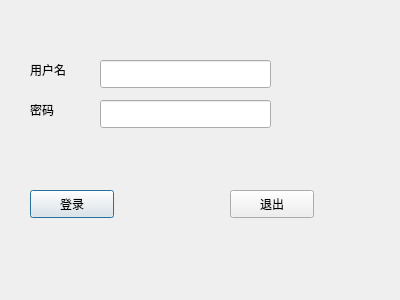
<?xml version="1.0" encoding="UTF-8"?>
<ui version="4.0">
 <class>LoginDlg</class>
 <widget class="QDialog" name="LoginDlg">
  <property name="geometry">
   <rect>
    <x>0</x>
    <y>0</y>
    <width>400</width>
    <height>300</height>
   </rect>
  </property>
  <property name="windowTitle">
   <string>Dialog</string>
  </property>
  <widget class="QLabel" name="username">
   <property name="geometry">
    <rect>
     <x>30</x>
     <y>60</y>
     <width>51</width>
     <height>20</height>
    </rect>
   </property>
   <property name="text">
    <string>用户名</string>
   </property>
  </widget>
  <widget class="QLabel" name="password">
   <property name="geometry">
    <rect>
     <x>30</x>
     <y>100</y>
     <width>41</width>
     <height>20</height>
    </rect>
   </property>
   <property name="text">
    <string>密码</string>
   </property>
  </widget>
  <widget class="QLineEdit" name="usernameEdit">
   <property name="geometry">
    <rect>
     <x>100</x>
     <y>60</y>
     <width>171</width>
     <height>28</height>
    </rect>
   </property>
  </widget>
  <widget class="QLineEdit" name="passwordEdit">
   <property name="geometry">
    <rect>
     <x>100</x>
     <y>100</y>
     <width>171</width>
     <height>28</height>
    </rect>
   </property>
   <property name="contextMenuPolicy">
    <enum>Qt::NoContextMenu</enum>
   </property>
   <property name="echoMode">
    <enum>QLineEdit::Password</enum>
   </property>
  </widget>
  <widget class="QPushButton" name="login">
   <property name="geometry">
    <rect>
     <x>30</x>
     <y>190</y>
     <width>84</width>
     <height>28</height>
    </rect>
   </property>
   <property name="text">
    <string>登录</string>
   </property>
  </widget>
  <widget class="QPushButton" name="exit">
   <property name="geometry">
    <rect>
     <x>230</x>
     <y>190</y>
     <width>84</width>
     <height>28</height>
    </rect>
   </property>
   <property name="text">
    <string>退出</string>
   </property>
  </widget>
 </widget>
 <resources/>
 <connections>
  <connection>
   <sender>exit</sender>
   <signal>clicked()</signal>
   <receiver>LoginDlg</receiver>
   <slot>close()</slot>
   <hints>
    <hint type="sourcelabel">
     <x>271</x>
     <y>203</y>
    </hint>
    <hint type="destinationlabel">
     <x>199</x>
     <y>149</y>
    </hint>
   </hints>
  </connection>
 </connections>
</ui>
